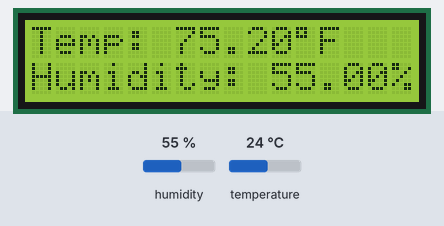
Bench run of a sketch on a simulated Arduino Uno, built with avr-gcc and run on an emulated ATmega328P. Shown: 16×2 character LCD. The test bench sets the inputs (shaded band); at power-on: humidity 55 %, temperature 24 °C.

Above: at 2.2 s.
2.3 s: humidity set to 22 %
At 3.5 s:
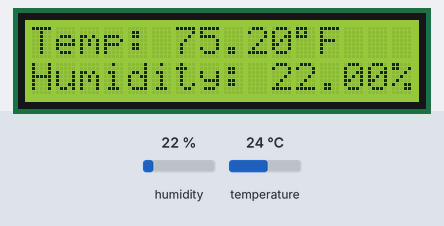
5.0 s: temperature set to 12 °C
At 6.1 s:
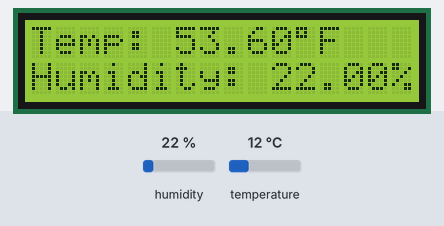
7.7 s: humidity set to 40 %
At 10.0 s:
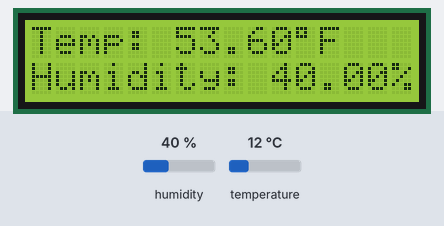
10.7 s: temperature set to 19 °C
At 12.5 s:
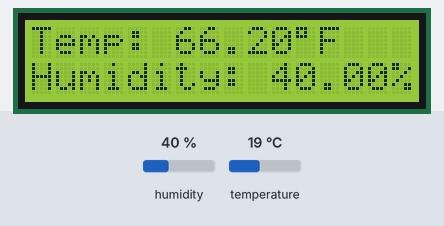
Timing chart, 0 to 14.0 s (numbered marks = the images above; inputs shaded):
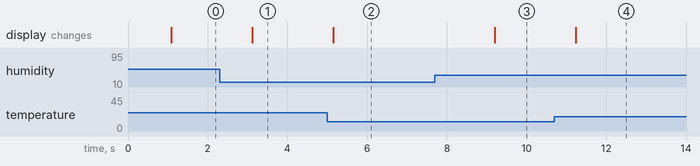

The sketch:

tempandhumid.ino
```cpp
//libraries
#include <SoftwareSerial.h>
#include <dht.h>
#include <LiquidCrystal.h>

/*------------------------LCD Screen------------------------*/
LiquidCrystal lcd(12, 11, 5, 4, 3, 2);
/*----------------------------------------------------------*/

/*------------------------DHT SENSOR------------------------*/
dht DHT;              // Initialize the sensor
#define DHT11_PIN 7   // DHT (Humidity&Temp) data pin connected to Arduino's 7th pin
/*----------------------------------------------------------*/

/*------------------------ESP8266-01------------------------
Sensor currently only operates in the serial monitor after
passing individual AT commands. Currently working on programming
the Arduino Board to automate the creation and set up of server,
so that we can then get sensor reading remotely and control
other modules.
//#define DEBUG true
//SoftwareSerial ESP8266 (0,1); //RX|TX
----------------------------------------------------------*/

void setup(){
  //Serial.begin(115200);
  //ESP8266.begin(115200);
  lcd.begin(16, 2);
  delay(1000);
}

void loop()
{
  // read11 causes sensor to measure altered current electrical currents
  int chk = DHT.read11(DHT11_PIN);
  // sensor originally measure temp in C, so we converted to F
  float tempF = (DHT.temperature*1.8)+32;
  float humidity = DHT.humidity;  // measured in %
  // lcd screen has only 2 rows
  lcd.setCursor(0,0); // sets cursor to print on first row first column
  lcd.print("Temp: ");
  lcd.print(tempF);
  lcd.print((char)223);
  lcd.print("F");
  lcd.setCursor(0,1); // sets cursor to print on second row first column
  lcd.print("Humidity: ");
  lcd.print(humidity);
  lcd.print("%");
  delay(2000);
}
```

Measured:
- after the input at 2.3 s, the display: changes after 0.82 s (image 1)
- after the input at 5.0 s, the display: changes after 0.15 s (image 2)
- after the input at 7.7 s, the display: changes after 1.5 s (image 3)
- after the input at 10.7 s, the display: changes after 0.53 s (image 4)
